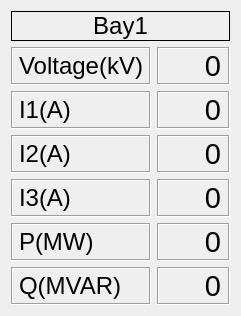
   <widget class="QWidget" name="layoutWidget_3">
    <property name="geometry">
     <rect>
      <x>810</x>
      <y>60</y>
      <width>241</width>
      <height>303</height>
     </rect>
    </property>
    <property name="font">
     <font>
      <pointsize>18</pointsize>
     </font>
    </property>
    <layout class="QGridLayout" name="gridLayout_Bay_4">
     <item row="0" column="0" colspan="2">
      <widget class="QLabel" name="label_Bay_4">
       <property name="font">
        <font>
         <pointsize>18</pointsize>
        </font>
       </property>
       <property name="frameShape">
        <enum>QFrame::Box</enum>
       </property>
       <property name="text">
        <string>Bay1</string>
       </property>
       <property name="alignment">
        <set>Qt::AlignCenter</set>
       </property>
      </widget>
     </item>
     <item row="1" column="0">
      <widget class="QLabel" name="label_Voltage_4">
       <property name="font">
        <font>
         <pointsize>18</pointsize>
        </font>
       </property>
       <property name="frameShape">
        <enum>QFrame::Box</enum>
       </property>
       <property name="frameShadow">
        <enum>QFrame::Sunken</enum>
       </property>
       <property name="text">
        <string>Voltage(kV)</string>
       </property>
       <property name="alignment">
        <set>Qt::AlignLeading|Qt::AlignLeft|Qt::AlignVCenter</set>
       </property>
      </widget>
     </item>
     <item row="1" column="1">
      <widget class="QLabel" name="label_Voltage_Val_4">
       <property name="font">
        <font>
         <pointsize>22</pointsize>
        </font>
       </property>
       <property name="frameShape">
        <enum>QFrame::Box</enum>
       </property>
       <property name="frameShadow">
        <enum>QFrame::Sunken</enum>
       </property>
       <property name="text">
        <string>0</string>
       </property>
       <property name="alignment">
        <set>Qt::AlignRight|Qt::AlignTrailing|Qt::AlignVCenter</set>
       </property>
      </widget>
     </item>
     <item row="2" column="0">
      <widget class="QLabel" name="label_I1_4">
       <property name="font">
        <font>
         <pointsize>18</pointsize>
        </font>
       </property>
       <property name="frameShape">
        <enum>QFrame::Box</enum>
       </property>
       <property name="frameShadow">
        <enum>QFrame::Sunken</enum>
       </property>
       <property name="text">
        <string>I1(A)</string>
       </property>
       <property name="alignment">
        <set>Qt::AlignLeading|Qt::AlignLeft|Qt::AlignVCenter</set>
       </property>
      </widget>
     </item>
     <item row="2" column="1">
      <widget class="QLabel" name="label_I1_Val_4">
       <property name="font">
        <font>
         <pointsize>22</pointsize>
        </font>
       </property>
       <property name="frameShape">
        <enum>QFrame::Box</enum>
       </property>
       <property name="frameShadow">
        <enum>QFrame::Sunken</enum>
       </property>
       <property name="text">
        <string>0</string>
       </property>
       <property name="alignment">
        <set>Qt::AlignRight|Qt::AlignTrailing|Qt::AlignVCenter</set>
       </property>
      </widget>
     </item>
     <item row="3" column="0">
      <widget class="QLabel" name="label_I2_4">
       <property name="font">
        <font>
         <pointsize>18</pointsize>
        </font>
       </property>
       <property name="frameShape">
        <enum>QFrame::Box</enum>
       </property>
       <property name="frameShadow">
        <enum>QFrame::Sunken</enum>
       </property>
       <property name="text">
        <string>I2(A)</string>
       </property>
       <property name="alignment">
        <set>Qt::AlignLeading|Qt::AlignLeft|Qt::AlignVCenter</set>
       </property>
      </widget>
     </item>
     <item row="3" column="1">
      <widget class="QLabel" name="label_I2_Val_4">
       <property name="font">
        <font>
         <pointsize>22</pointsize>
        </font>
       </property>
       <property name="frameShape">
        <enum>QFrame::Box</enum>
       </property>
       <property name="frameShadow">
        <enum>QFrame::Sunken</enum>
       </property>
       <property name="text">
        <string>0</string>
       </property>
       <property name="alignment">
        <set>Qt::AlignRight|Qt::AlignTrailing|Qt::AlignVCenter</set>
       </property>
      </widget>
     </item>
     <item row="4" column="0">
      <widget class="QLabel" name="label_I3_4">
       <property name="font">
        <font>
         <pointsize>18</pointsize>
        </font>
       </property>
       <property name="frameShape">
        <enum>QFrame::Box</enum>
       </property>
       <property name="frameShadow">
        <enum>QFrame::Sunken</enum>
       </property>
       <property name="text">
        <string>I3(A)</string>
       </property>
       <property name="alignment">
        <set>Qt::AlignLeading|Qt::AlignLeft|Qt::AlignVCenter</set>
       </property>
      </widget>
     </item>
     <item row="4" column="1">
      <widget class="QLabel" name="label_I3_Val_4">
       <property name="font">
        <font>
         <pointsize>22</pointsize>
        </font>
       </property>
       <property name="frameShape">
        <enum>QFrame::Box</enum>
       </property>
       <property name="frameShadow">
        <enum>QFrame::Sunken</enum>
       </property>
       <property name="text">
        <string>0</string>
       </property>
       <property name="alignment">
        <set>Qt::AlignRight|Qt::AlignTrailing|Qt::AlignVCenter</set>
       </property>
      </widget>
     </item>
     <item row="5" column="0">
      <widget class="QLabel" name="label_P_4">
       <property name="font">
        <font>
         <pointsize>18</pointsize>
        </font>
       </property>
       <property name="frameShape">
        <enum>QFrame::Box</enum>
       </property>
       <property name="frameShadow">
        <enum>QFrame::Sunken</enum>
       </property>
       <property name="text">
        <string>P(MW)</string>
       </property>
       <property name="alignment">
        <set>Qt::AlignLeading|Qt::AlignLeft|Qt::AlignVCenter</set>
       </property>
      </widget>
     </item>
     <item row="5" column="1">
      <widget class="QLabel" name="label_P_Val_4">
       <property name="font">
        <font>
         <pointsize>22</pointsize>
        </font>
       </property>
       <property name="frameShape">
        <enum>QFrame::Box</enum>
       </property>
       <property name="frameShadow">
        <enum>QFrame::Sunken</enum>
       </property>
       <property name="text">
        <string>0</string>
       </property>
       <property name="alignment">
        <set>Qt::AlignRight|Qt::AlignTrailing|Qt::AlignVCenter</set>
       </property>
      </widget>
     </item>
     <item row="6" column="0">
      <widget class="QLabel" name="label_Q_4">
       <property name="font">
        <font>
         <pointsize>18</pointsize>
        </font>
       </property>
       <property name="frameShape">
        <enum>QFrame::Box</enum>
       </property>
       <property name="frameShadow">
        <enum>QFrame::Sunken</enum>
       </property>
       <property name="text">
        <string>Q(MVAR)</string>
       </property>
       <property name="alignment">
        <set>Qt::AlignLeading|Qt::AlignLeft|Qt::AlignVCenter</set>
       </property>
      </widget>
     </item>
     <item row="6" column="1">
      <widget class="QLabel" name="label_Q_val_4">
       <property name="font">
        <font>
         <pointsize>22</pointsize>
        </font>
       </property>
       <property name="frameShape">
        <enum>QFrame::Box</enum>
       </property>
       <property name="frameShadow">
        <enum>QFrame::Sunken</enum>
       </property>
       <property name="text">
        <string>0</string>
       </property>
       <property name="alignment">
        <set>Qt::AlignRight|Qt::AlignTrailing|Qt::AlignVCenter</set>
       </property>
      </widget>
     </item>
    </layout>
   </widget>
